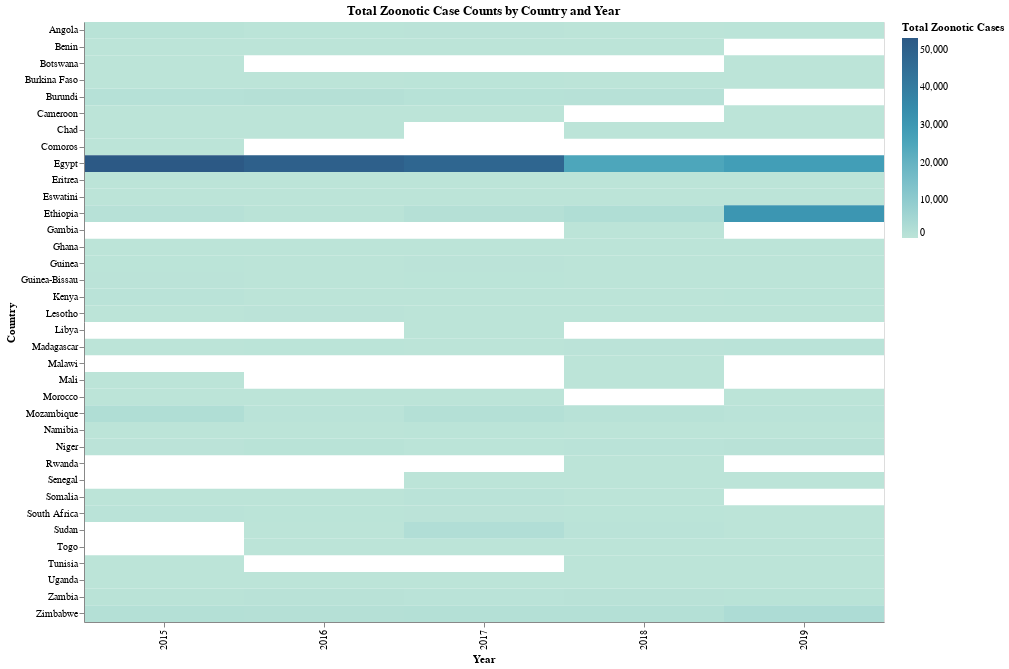

Source (notebook cell):
### Code cell
# Clean df to only include one instance of country, year, world region, and case
cases_base = (
    merged_df2[
        ["Country", "Year", "World region", "Zoonotic_Cases"]
    ]
    .drop_duplicates(subset=["Country", "Year"])
    .copy()
)

cases_base["Zoonotic_Cases"] = pd.to_numeric(cases_base["Zoonotic_Cases"], errors="coerce").fillna(0)

# Group by year and country and count the number of outbreaks and obtain the total number of outbreaks
outbreak_by_country_year = (
    cases_base
    .groupby(["Country", "Year", "World region"], as_index=False)
    .agg(total_cases=("Zoonotic_Cases", "sum"))
)

df = outbreak_by_country_year.copy()
df["Year"] = df["Year"].astype(int)
df["Country"] = df["Country"].astype(str).str.strip()
df["key"] = df["Country"] + "_" + df["Year"].astype(str)

region_options = sorted(df["World region"].unique().tolist())
region_select = alt.selection_point(
    name="RegionSelect",
    fields=["World region"],
    bind=alt.binding_select(options=region_options, name="Region: "),
    value=[{"World region": region_options[0]}],
)

heatmap = (
    alt.Chart(df)
    .mark_rect()
    .transform_filter(region_select)
    .encode(
        x=alt.X("Year:O", title="Year"),
        y=alt.Y("Country:N", title="Country"),
        color=alt.Color(
            "total_cases:Q",
            title="Total Zoonotic Cases",
            scale=alt.Scale(scheme="tealblues"),
        ),
        tooltip=[
            alt.Tooltip("Country:N", title="Country"),
            alt.Tooltip("Year:O", title="Year"),
            alt.Tooltip("total_cases:Q", title="Total Cases", format=","),
            alt.Tooltip("World region:N", title="Region"),
        ],
    )
    .properties(
        width=800,
        height=600,
        title="Total Zoonotic Case Counts by Country and Year"
    )
    .add_params(region_select)
)

heatmap # By Blythe

# Note that poland had a huge outbreak in 2015
# Common west nile outbreaks occur in egypt

### Figure 1 — Vega-Lite specification as saved in the notebook (floating-point values rounded to 4 significant figures; data arrays with more than 128 entries replaced by an {"elided": "..."} marker saying what was removed)
{"config": {"view": {"continuousWidth": 300, "continuousHeight": 300}}, "data": {"name": "data-44ac1236e759cfe07e375dd31bdaf20f"}, "mark": {"type": "rect"}, "encoding": {"color": {"field": "total_cases", "scale": {"scheme": "tealblues"}, "title": "Total Zoonotic Cases", "type": "quantitative"}, "tooltip": [{"field": "Country", "title": "Country", "type": "nominal"}, {"field": "Year", "title": "Year", "type": "ordinal"}, {"field": "total_cases", "format": ",", "title": "Total Cases", "type": "quantitative"}, {"field": "World region", "title": "Region", "type": "nominal"}], "x": {"field": "Year", "title": "Year", "type": "ordinal"}, "y": {"field": "Country", "title": "Country", "type": "nominal"}}, "height": 600, "params": [{"name": "RegionSelect", "select": {"type": "point", "fields": ["World region"]}, "bind": {"input": "select", "options": ["Africa", "Americas", "Asia", "Europe", "Oceania"], "name": "Region: "}, "value": [{"World region": "Africa"}]}], "title": "Total Zoonotic Case Counts by Country and Year", "transform": [{"filter": {"param": "RegionSelect"}}], "width": 800, "$schema": "https://vega.github.io/schema/vega-lite/v5.20.1.json", "datasets": {"data-44ac1236e759cfe07e375dd31bdaf20f": {"elided": "423 records"}}}
